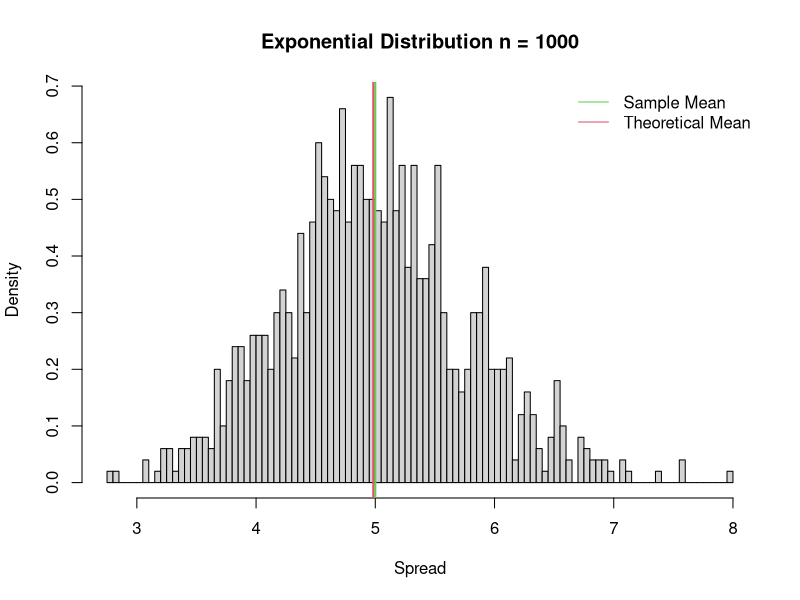
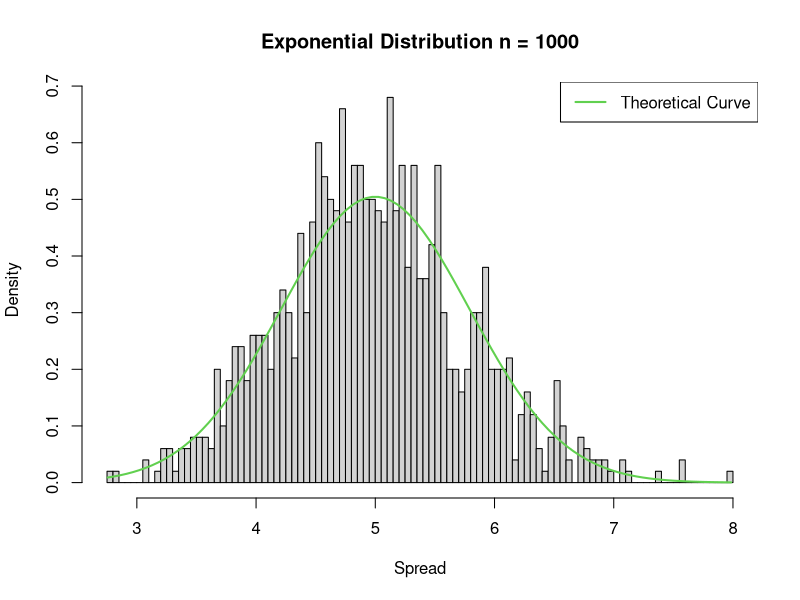
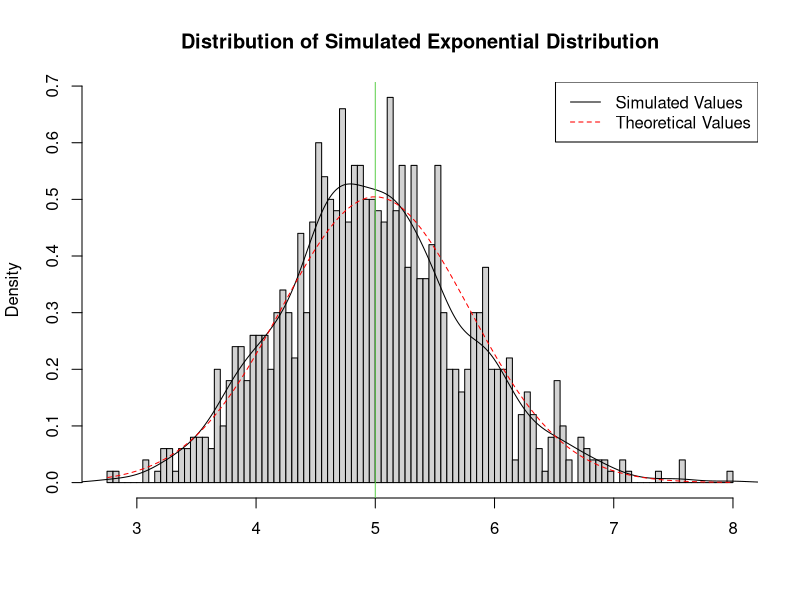
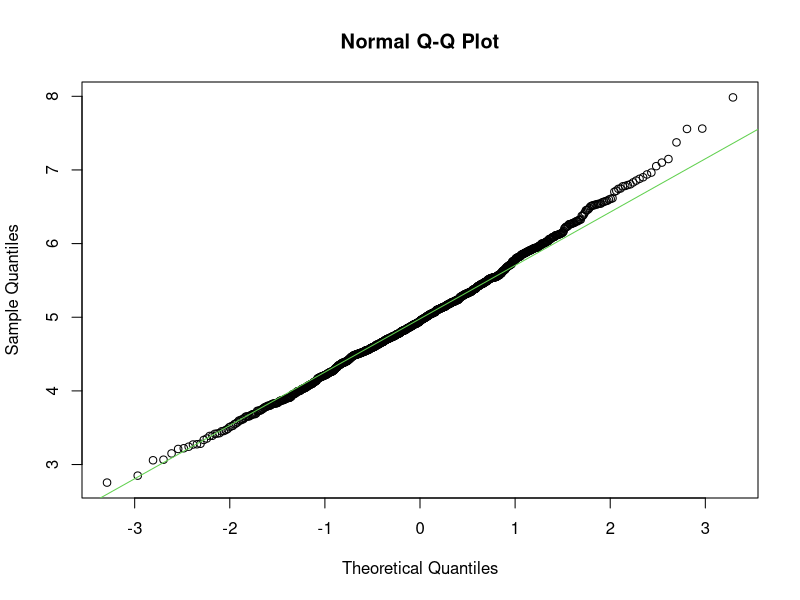

Write R code to recreate these figures, in order. (Note: this script raises an error after producing the figures.)
################################################################################################################################################

rm(list=ls(all=TRUE))
library(ggplot2)
library(knitr)

#######################################################################################################################################################
## In this project you will investigate the exponential distribution in R and compare it with the 
## Central Limit Theorem. The exponential distribution can be simulated in R with rexp(n, lambda) 
## where lambda is the rate parameter. The mean of exponential distribution is 1/lambda and the 
## standard deviation is also 1/lambda. Set lambda = 0.2 for all of the simulations. You will investigate 
## the distribution of averages of 40 exponentials. Note that you will need to do a thousand simulations.

## Density, distribution function, quantile function and random generation for the exponential distribution 
## with rate rate (i.e., mean 1/rate) ... rexp(n, rate = 1)
##############################################################################################################################################

          lambda = 0.2
          n = 40 
          sim = 1000

          set.seed(349)

#############################################################################################################################################

          exponen_simulation <- function(n, lambda)
            {
                      mean(rexp(n,lambda))
            }

##########################################################################################################
       
        simData <- data.frame(ncol=2,nrow=1000)
        names(simData) <- c("Index","Mean")

              for (i in 1:sim)
                {
                          simData[i,1] <- i
                          simData[i,2] <- exponen_simulation(n,lambda)
                }

#########################################################################################################
## mean of n = 1000

        sample_mean <- mean(simData$Mean)
        sample_mean

## Theoretical exponential mean of exponential distribution
        
        theoritical_mean <- 1/lambda
        theoritical_mean

#########################################################################################################
##          

          hist(simData$Mean, 
                 breaks=100, 
                 prob=TRUE, 
                 main="Exponential Distribution n = 1000", 
                 xlab="Spread")
                        abline(v = theoritical_mean, 
                                col= 3,
                                lwd = 2)
                        abline(v = sample_mean, 
                               col = 2,
                               lwd = 2)
                
                legend('topright', c("Sample Mean", "Theoretical Mean"), 
                              lty=c(1,1), 
                              bty = "n",
                              col = c(col=3, col=2))

############################################################################################################################################  

              sample_var <- var(simData$Mean)
              theor_var <- ((1/lambda)^2)/40

##############################################################################################################################################

          hist(simData$Mean, 
                        breaks = 100, 
                        prob = TRUE, 
                        main ="Exponential Distribution n = 1000", 
                        xlab ="Spread")
                        xfit <- seq(min(simData$Mean), max(simData$Mean), length = 100)
                        yfit <- dnorm(xfit, mean = 1/lambda, sd = (1/lambda/sqrt(40)))
                        lines(xfit, yfit, pch=22, col = 3, lwd=2)
                        legend('topright', c("Theoretical Curve"), lty=1,lwd=2, col=3)

###############################################################################################################################################

          hist(simData$Mean, 
                        breaks = 100, 
                        prob = TRUE, 
                        main = "Distribution of Simulated Exponential Distribution", xlab="")
                        lines(density(simData$Mean))
                        abline(v = 1/lambda, col = 3)
                        xfit <- seq(min(simData$Mean), max(simData$Mean), length = 100)
                        yfit <- dnorm(xfit, mean = 1/lambda, sd = (1/lambda/sqrt(40)))
                        lines(xfit, yfit, pch=22, col="red", lty=2)
                        legend('topright', c("Simulated Values", "Theoretical Values"), lty=c(1,2), col=c("black", "red"))

###################################################################################################################################################

            qqnorm(simData$Mean, 
                            main="Normal Q-Q Plot")
                            qqline(simData$Mean, 
                            col="3")

####################################################################################################################################################

setwd("/Users/WestYani/Documents/Classes/John\ Hopkins/Data\ Science\ /Statistical\ Inference")
knit2html("project1.rmd", "project1.html")
opts_knit$set(base.dir = 'figure')

#####################################################################################################################################################